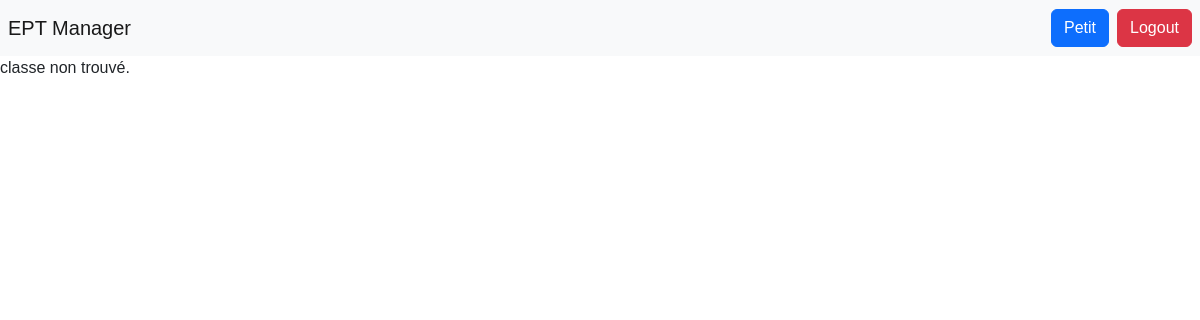
Before: /menu_etudiant/cours/show_cours.php (signed in) with the older database file.
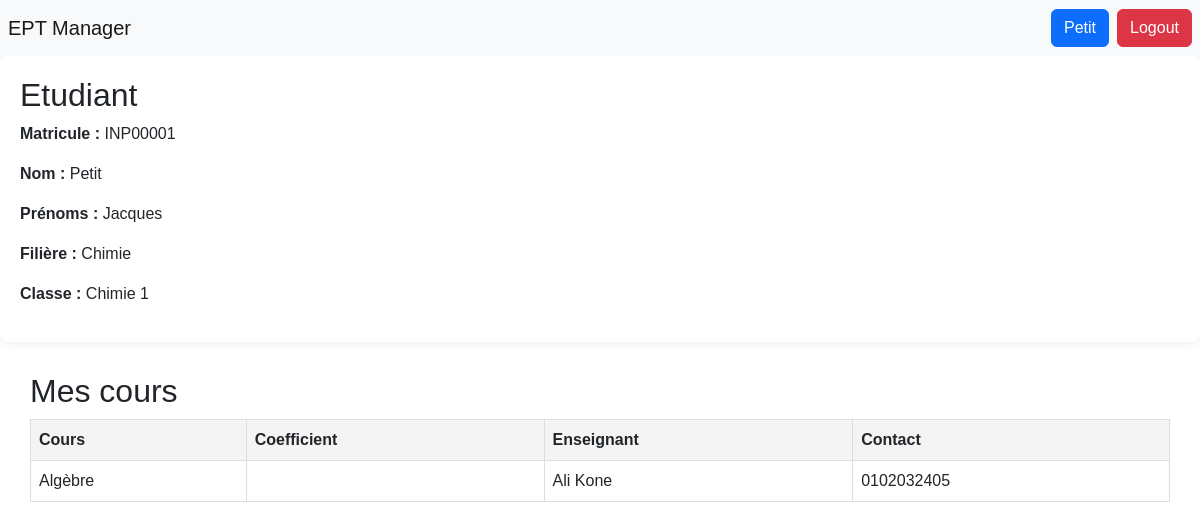
After: the same page with the newer database file.
### tables this page shows
CREATE TABLE `ETUDIANT` (
  `Matricule` char(10) NOT NULL,
  `c_cl` char(7) NOT NULL,
  `Nom` varchar(30) NOT NULL,
  `Prenom` varchar(30) NOT NULL,
  `Date_naiss` date NOT NULL,
  `Lieu_naiss` varchar(50) NOT NULL,
  `password` varchar(223) NOT NULL,
  PRIMARY KEY (`Matricule`),
  KEY `c_cl` (`c_cl`),
  CONSTRAINT `ETUDIANT_ibfk_1` FOREIGN KEY (`c_cl`) REFERENCES `CLASSE` (`Code_cl`)
);

CREATE TABLE `FILIERE` (
  `Code_fil` char(6) NOT NULL,
  `Libelle_fil` varchar(223) NOT NULL,
  PRIMARY KEY (`Code_fil`)
);

CREATE TABLE `CLASSE` (
  `Code_cl` char(7) NOT NULL,
  `c_fil` char(6) NOT NULL,
  `Libelle` varchar(223) DEFAULT NULL,
  `Effectif` int(11) NOT NULL,
  PRIMARY KEY (`Code_cl`),
  KEY `c_fil` (`c_fil`),
  CONSTRAINT `CLASSE_ibfk_1` FOREIGN KEY (`c_fil`) REFERENCES `FILIERE` (`Code_fil`)
);

CREATE TABLE `SUIVRE` (
  `Matricule` char(10) NOT NULL,
  `Code_cours` char(15) NOT NULL,
  `Notes` float DEFAULT NULL,
  `Date_ob` datetime NOT NULL,
  PRIMARY KEY (`Matricule`,`Code_cours`),
  KEY `SUIVRE_ibfk_2` (`Code_cours`),
  CONSTRAINT `SUIVRE_ibfk_1` FOREIGN KEY (`Matricule`) REFERENCES `ETUDIANT` (`Matricule`),
  CONSTRAINT `SUIVRE_ibfk_2` FOREIGN KEY (`Code_cours`) REFERENCES `COURS` (`Code_cours`)
);

CREATE TABLE `COURS` (
  `Code_cours` char(15) NOT NULL,
  `c_ens` char(7) NOT NULL,
  `Intitule` varchar(44) NOT NULL,
  PRIMARY KEY (`Code_cours`),
  KEY `c_ens` (`c_ens`),
  CONSTRAINT `COURS_ibfk_1` FOREIGN KEY (`c_ens`) REFERENCES `ENSEIGNANT` (`Code_ens`)
);

CREATE TABLE `ENSEIGNANT` (
  `Code_ens` char(7) NOT NULL,
  `Nom` varchar(30) NOT NULL,
  `Prenom` varchar(30) NOT NULL,
  `Contact` varchar(11) NOT NULL,
  `password` varchar(223) NOT NULL,
  `status` char(10) NOT NULL,
  PRIMARY KEY (`Code_ens`)
);

### menu_etudiant/cours/show_cours.php (the view, shortened to what this page needs)
<!DOCTYPE html>
<html lang="en">
<head>
    <link rel="stylesheet" type="text/css" href="/be_web/bootstrap.min.css">
    <link rel="stylesheet" type="text/css" href="/be_web/index.css">
</head>
<body>
<?php require_once '../../header.php'; ?>
<?php
if (isset($_SESSION['user']) && isset($_SESSION['utype'])) {
    $user = $_SESSION['user'];
    $utype = $_SESSION['utype'];
    $mat = $user['Matricule'];
    if ($utype == 'Etudiant') {
        require_once '../../dbconfig.php';
        try {
            $pdo = new PDO($dsn, $user, $pass, $opt);
            $pdo->setAttribute(PDO::ATTR_ERRMODE, PDO::ERRMODE_EXCEPTION);
            $stmt = $pdo->prepare("SELECT *
                            FROM ETUDIANT, CLASSE, FILIERE
                            WHERE FILIERE.Code_fil=CLASSE.c_fil
                            AND CLASSE.Code_cl=ETUDIANT.c_cl
                            AND Matricule = :mat
                            ");
            $stmt->bindParam(':mat', $mat, PDO::PARAM_INT);
            $stmt->execute();
            $etudiant = $stmt->fetch(PDO::FETCH_ASSOC);
            if ($etudiant) {
                $matri_etd = htmlspecialchars($etudiant['Matricule']);
                $nom_etd = htmlspecialchars($etudiant['Nom']);
                $pren_etd = htmlspecialchars($etudiant['Prenom']);
                $fil_etd = htmlspecialchars($etudiant['Libelle_fil']);
                $class_etd = htmlspecialchars($etudiant['Libelle']);
            } else {
                echo "classe non trouvé.";
                exit();
            }
            $stmt = $pdo->prepare("SELECT *
                                    FROM SUIVRE, ETUDIANT, COURS, ENSEIGNANT
                                    WHERE ENSEIGNANT.Code_ens=COURS.c_ens
                                    AND COURS.Code_cours=SUIVRE.Code_cours
                                    AND ETUDIANT.Matricule=SUIVRE.matricule
                                    AND SUIVRE.matricule =:mat
            ");
            $stmt->bindParam(':mat', $mat, PDO::PARAM_INT);
            $stmt->execute();
            $cours = $stmt->fetchAll(PDO::FETCH_ASSOC);
        } catch (PDOException $e) {
            echo "Erreur de base de données : " . $e->getMessage();
            exit();
        }
    } else {
        header('Location: ../error.html');
        exit();
    }
} else {
    header('Location: ../error.html');
    exit();
}
?>
<div class="class-info">
        <h2>Etudiant</h2>
        <p><strong>Matricule :</strong> <?= $matri_etd ?></p>
        <p><strong>Nom :</strong> <?= $nom_etd ?></p>
        <p><strong>Prénoms :</strong> <?= $pren_etd ?></p>
        <p><strong>Filière :</strong> <?= $fil_etd ?></p>
        <p><strong>Classe :</strong> <?= $class_etd ?></p>
</div>
<div style="margin: 30px;">
    <h2>Mes cours</h2>
    <table id="coursTable">
        <thead>
            <tr>
                <th>Cours</th>
                <th>Coefficient</th>
                <th>Enseignant</th>
                <th>Contact</th>
            </tr>
        </thead>
        <tbody>
            <?php foreach ($cours as $course): ?>
            <tr>
                <td><?php echo htmlspecialchars($course['Intitule']); ?></td>
                <td><?php echo htmlspecialchars($course['Coefficient']); ?></td>
                <td><?php echo htmlspecialchars($course['Nom'])." ".htmlspecialchars($course['Prenom']); ?></td>
                <td><?php echo htmlspecialchars($course['Contact']); ?></td>
            </tr>
            <?php endforeach; ?>
        </tbody>
    </table>
</div>
</body>
</html>

### header.php (shortened to what this page needs)
<?php
    if (isset($_SESSION['user']) && isset($_SESSION['utype'])) {
        $user = $_SESSION['user'];
    }else{
        header('Location: /be_web/');
        exit();
    }
    if(!isset($_POST['logout']) && isset($user)){
?>
    <nav class="navbar navbar-light bg-light">
        <a class="navbar-brand ms-2" href="/be_web/">EPT Manager</a>
        <div class="d-flex">
            <div class="me-2">
                <button type="button" class="btn btn-primary">
                    <?php echo $user['Nom']; ?>
                </button>
            </div>
            <form method="POST" action="/be_web/header.php" class="me-2" style="padding: 0;">
                <button type="submit" class="btn btn-danger" name="logout">Logout</button>
            </form>
        </div>
    </nav>
<?php
    }
?>

Changed rows visible on the page:
now on this page (row edited): etudiant: Matricule "INP00001", Nom "Petit", Prenom "Jacques", filiere.Libelle_fil "Chimie", c_cl.Libelle "Chimie 1"
added suivre: Code_cours.Intitule "Algèbre", enseignant.Nom "Ali", enseignant.Prenom "Kone", enseignant.Contact "0102032405"
Other visible differences:
text no longer shown: "classe non trouvé."
text now shown: "Etudiant Matricule : Nom : Prénoms : Filière : Classe : Mes cours Cours Coefficient Enseignant Contact"
